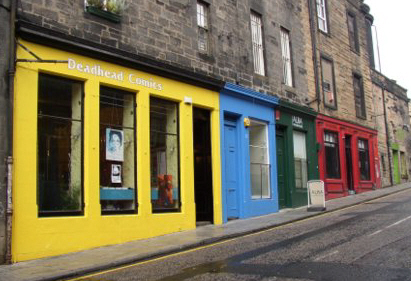
#> input picture TestImages/shops.jpg, 411 x 281 px
$ python opencvBasicManipul.py
#> lines starting #> are read from the running program, lines starting #| are printed output that depends on the picture
"""
@class: COMP380 AI Robotics
@date: 03/07/2018
@authors: Team SoJ (JJ Lim, So Jin Oh)
"""

import cv2
import numpy as np
import random

# [119 lines left out: functions numpyBasics, colorBGR, colorHSV, funColorEffect, not called in this run]

def blendImg(image1, image2):
    """
    Blends two image evenly at first. Then, as the user hits a key, the weight of the image1 gets larger until the
    image2 completely fades out.
    :param image1:
    :param image2:
    :return:
    """
    weight = 0.5
    while weight < 1:
        blendedImage = cv2.addWeighted(image1, weight, image2, 1 - weight, 0)
        cv2.imshow("Blended Image", blendedImage)
        cv2.waitKey(0)
        cv2.destroyAllWindows()
        weight += 0.1

# [16 lines left out: function rotatingImg, not called in this run]
        # if chr(cv2.waitKey(0) & 0xFF) == "q":
        #     break
    # cv2.destroyAllWindows()

if __name__ == '__main__':
    #numpyBasics()
    #colorBGR()
    image = cv2.imread("TestImages/shops.jpg")
#> image is the input picture: shape (281, 411, 3); mean B, G, R 88.5, 115.2, 124
    #funColorEffect(image)
    #rotatingImg(image)


    image1 = cv2.imread("TestImages/redDoor.jpg")
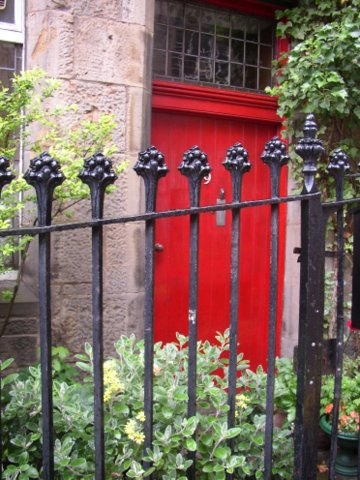
#> input picture TestImages/redDoor.jpg, 360 x 480 px
#> image1 is the input picture: shape (480, 360, 3); mean B, G, R 93.8, 103, 129.5
    image2 = cv2.imread("TestImages/garden.jpg")
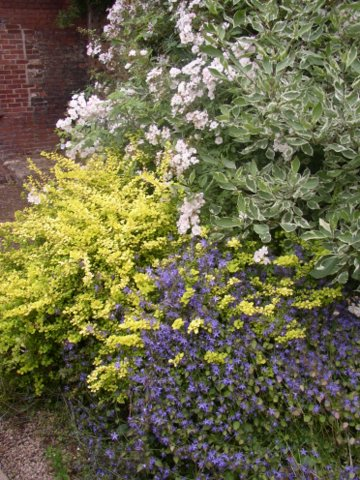
#> input picture TestImages/garden.jpg, 360 x 480 px
#> image2 is the input picture: shape (480, 360, 3); mean B, G, R 73.1, 105.9, 108.5
    blendImg(image1, image2)
#> in blendImg, `blendedImage = cv2.addWeighted(image1, weight, image2, 1 - weight, 0)`:
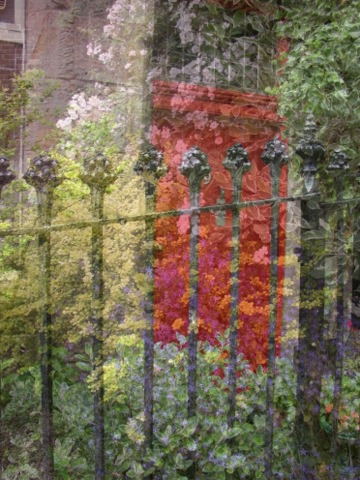
#> blendedImage: shape (480, 360, 3); mean B, G, R 83.5, 104.5, 119
